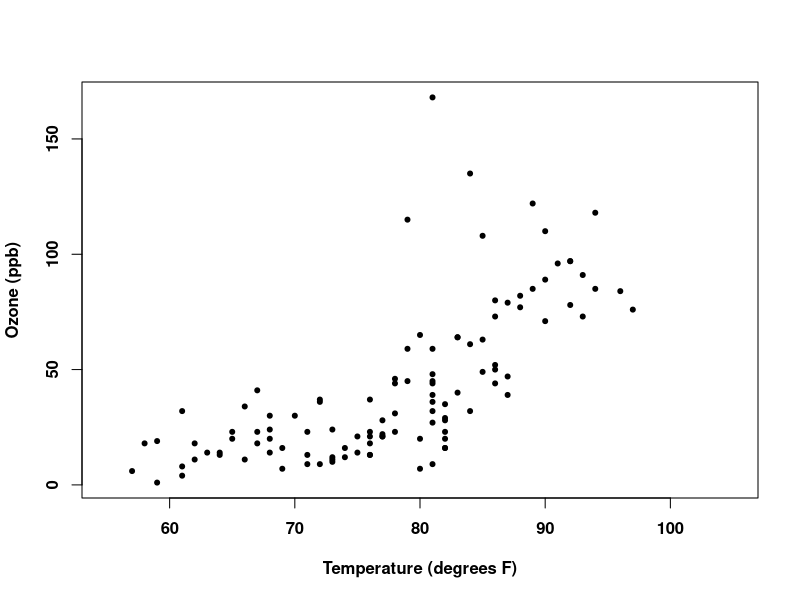
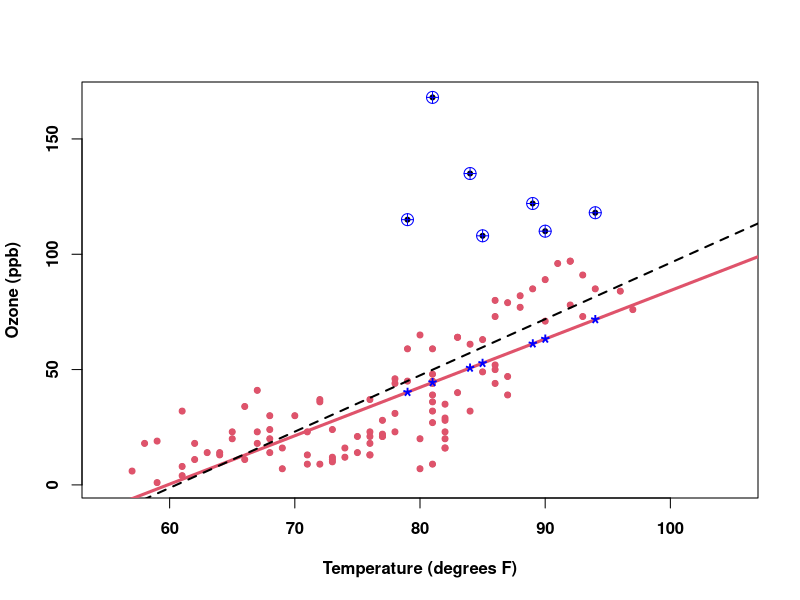
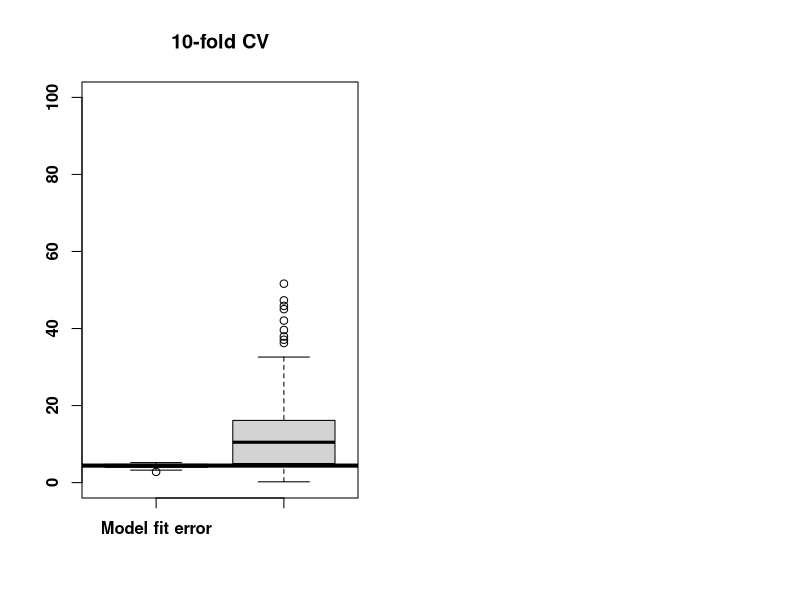

Write the R code that produced these figures, in order.
## ------------------------------------------
## ST4060 / ST6040
## Eric Wolsztynski
## Motivation: overfitting
## ------------------------------------------

# (1) illustration of overfitting in 1D 

dat = na.omit(airquality)
x = dat$Temp
y = dat$Ozone
par(font=2, font.lab=2, font.axis=2) # use bold fonts in figure
plot(x, y, pch=20, xlab="Temperature (degrees F)", ylab="Ozone (ppb)",
	xlim=c(55,105))

dat = data.frame(x=x, y=y) # re-building data frame
lm.all = lm(y~., data=dat)

n = nrow(dat)
i.train = which(y<100)
lm.train = lm(y~., data=dat[i.train,])

par(font=2, font.lab=2, font.axis=2) # use bold fonts in figure
plot(x, y, pch=20, xlab="Temperature (degrees F)", ylab="Ozone (ppb)",
	xlim=c(55,105))
points(dat[i.train,], pch=20, cex=1.2, col=2)
abline(lm.train, lwd=3, col=2)
abline(lm.all, lwd=2, col=1, lty=2)

lm.predict = predict(lm.train, newdata=dat[-i.train,])
points(x[-i.train], lm.predict, pch='*', col='blue', cex=1.6)
points(x[-i.train], y[-i.train], pch=10, col='blue', cex=1.6)

# train-set error
sqrt(mean( (fitted(lm.train)-y[i.train])^2 ))
# test-set error
sqrt(mean( (lm.predict-y[-i.train])^2 ))


# (2) illustration of overfitting in multivariate regression
par(mfrow=c(1,2))

# Load some dataset
dat = mtcars
n = nrow(mtcars)
R = 20
K = 10
fit = mse = numeric(K*R)
folds = caret::createFolds(1:n, K, list=FALSE)
set.seed(4060)

for(r in 1:R){
	# shuffle initial dataset
	dat = dat[sample(1:n,n,replace=FALSE),]
	# define x and y
	y = dat$mpg
	x = dat
	x$mpg = NULL # this to remove "y" from "x"

	for(k in 1:K){		
		# split data into train and test sets
		i.train = which(folds!=k)
		# fit a gLM to the train set
		o = glm(y~., data=x, subset=i.train)
		# get fitted values
		yh = o$fitted.values
		# MSE from model fit
		fit[k+(r-1)*K] = mean((yh-y[i.train])^2)
		# generate predictions for test set from model fit
		yp = predict(o, newdata=x[-i.train,])
		# test set prediction MSE (potentially much larger!?)
		mse[k+(r-1)*K] = mean((yp-y[-i.train])^2)
	}
}
# CV estimate of model fit error:
mean(fit)
# CV estimate of model prediction error:
mean(mse)
boxplot(fit,mse,names=c("Model fit error","Model prediction error"),
				main=paste(K,"-fold CV",sep=''), ylim=c(0,100))
abline(h=median(fit),lwd=4)



